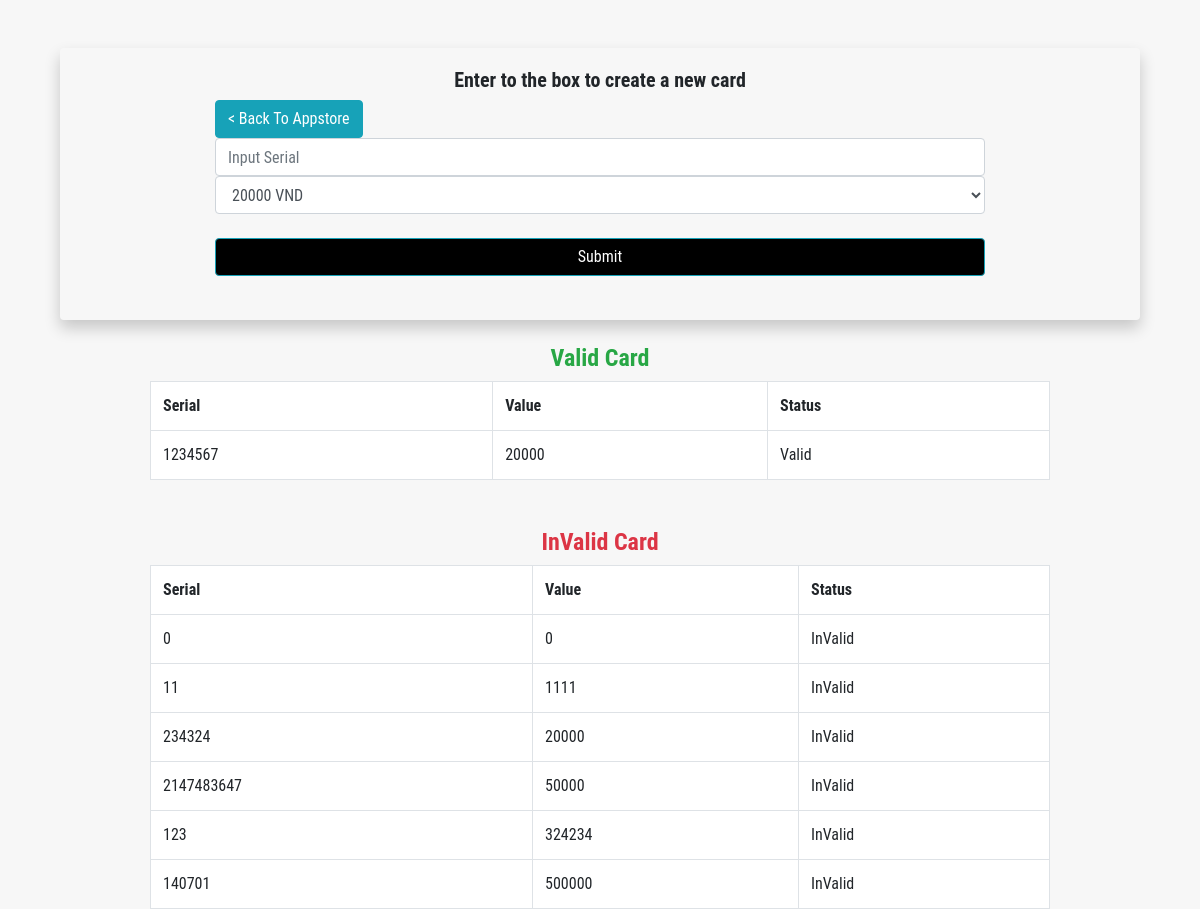
/CreateCard.php, run on an earlier commit of the app's database.
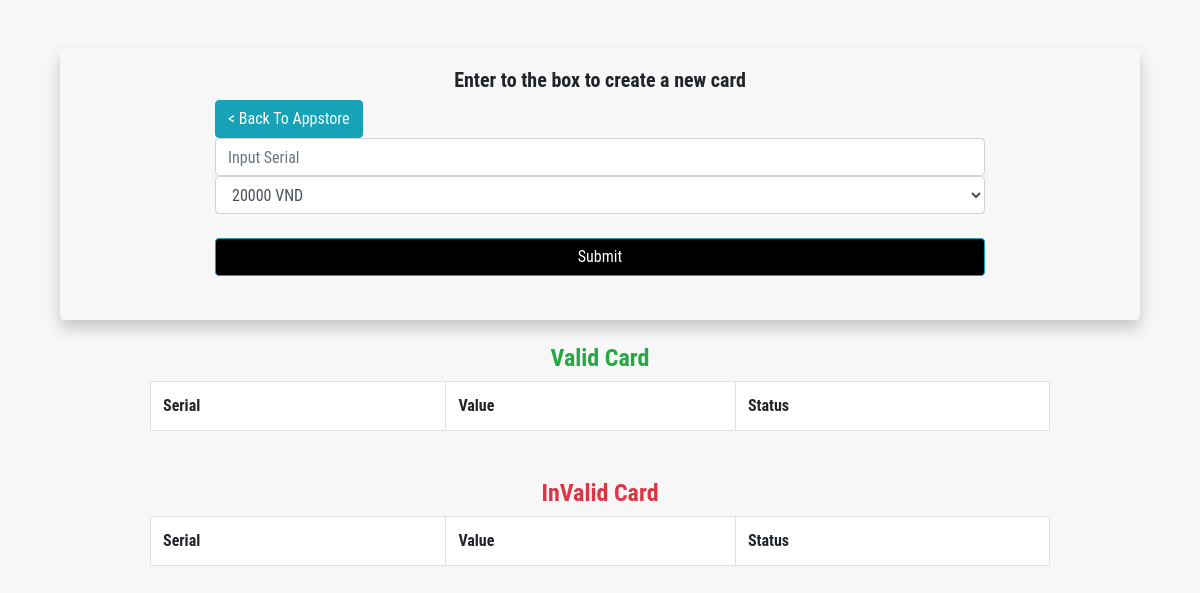
And on a later commit of the database.
### tables this page shows
CREATE TABLE `naptien` (
  `Serial` int(225) NOT NULL,
  `Price` int(11) NOT NULL,
  `Status` varchar(10) NOT NULL DEFAULT 'Valid'
);

### Pages/Main/Card_Status.php (the view)
<?php
include('config/config.php');
?>
<br>
<table class="table table-bordered my-auto  bg-white" id="status">
    <h4 class="text-center text-success"><b>Valid Card</b></h4>
    <tr>
        <th>Serial</th>
        <th>Value</th>
        <th>Status</th>
    </tr>
    <?php
    $sql_lietke_Draft = "SELECT * FROM naptien WHERE Status = 'Valid' ORDER BY Price ASC ";
    $query_lietke_Draft = mysqli_query($mysqli, $sql_lietke_Draft);
    while ($row = mysqli_fetch_array($query_lietke_Draft)) {
    ?>
        <tr>
            <td><?php echo $row['Serial'] ?></td>
            <td><?php echo $row['Price'] ?></td>
            <td><?php echo $row['Status'] ?></td>
        </tr>
    <?php
    }
    ?>
</table>
<br>
<br>
<table class="table table-bordered bg-white "id="status">
    <h4 class="text-center text-danger"><b>InValid Card</b></h4>
    <tr>
        <th>Serial</th>
        <th>Value</th>
        <th>Status</th>
    </tr>
    <?php
    $sql_lietke_Draft = "SELECT * FROM naptien WHERE Status = 'InValid' ORDER BY Price ASC ";
    $query_lietke_Draft = mysqli_query($mysqli, $sql_lietke_Draft);
    while ($row = mysqli_fetch_array($query_lietke_Draft)) {
    ?>
        <tr>
            <td><?php echo $row['Serial'] ?></td>
            <td><?php echo $row['Price'] ?></td>
            <td><?php echo $row['Status'] ?></td>
        </tr>
    <?php
    }
    ?>
</table>

What changed in the data, as far as the page shows it:
removed naptien: Serial "1234567", Price "20000", Status "Valid", shown under "Valid Card"
removed naptien: Serial "0", Price "0", Status "InValid", shown under "InValid Card"
removed naptien: Serial "11", Price "1111", Status "InValid", shown under "InValid Card"
removed naptien: Serial "234324", Price "20000", Status "InValid", shown under "InValid Card"
removed naptien: Serial "2147483647", Price "50000", Status "InValid", shown under "InValid Card"
removed naptien: Serial "123", Price "324234", Status "InValid", shown under "InValid Card"
removed naptien: Serial "140701", Price "500000", Status "InValid", shown under "InValid Card"
